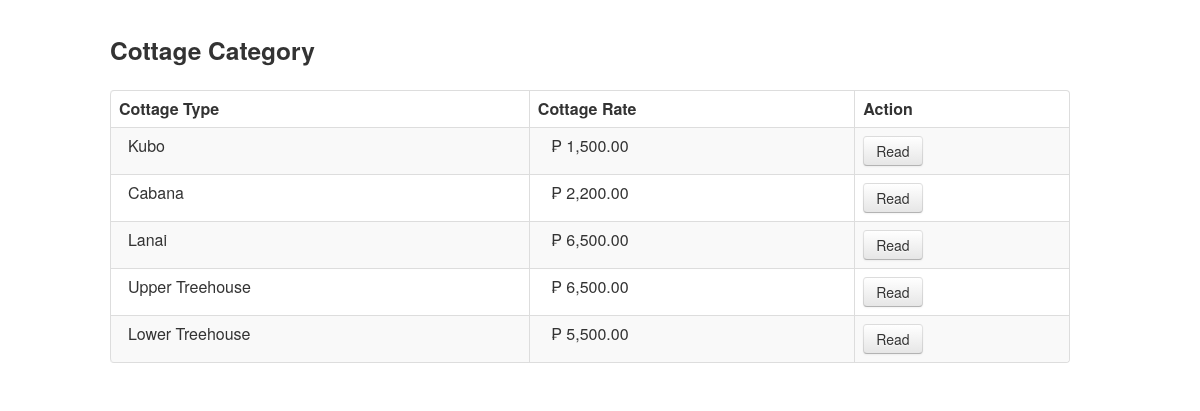
/function/index-cottagecategory.php, run on the app's committed database.
### tables this page shows
CREATE TABLE IF NOT EXISTS `cottagecategory` (
  `id` int(5) NOT NULL,
  `cottageType` varchar(30) NOT NULL,
  `cottageRate` varchar(255) NOT NULL
);

### function/index-cottagecategory.php (the view, shortened to what this page needs)
    <link   href="css/bootstrap.min.css" rel="stylesheet">
    <div class="container">
            <div class="row">
            <h3>Cottage Category</h3>
            </div>
            <div class="row">
              <div class="table-responsive">
                <table class="table table-striped table-bordered">
                      <thead>
                        <tr>
                          <th>Cottage Type</th>
                          <th>Cottage Rate</th>
                          <th>Action</th>
                        </tr>
                      </thead>
                      <tbody>
                      <?php
                       $qry = mysql_query("SELECT * FROM cottagecategory ORDER BY id ASC");
                       while($row = mysql_fetch_array($qry)) {
                                echo '<tr>';
                  echo '<td>'. '&nbsp;&nbsp;'. $row['cottageType'] . '</td>';
                  echo '<td>'. '&nbsp;&nbsp; &#x20b1; ' . number_format($row['cottageRate'],2) . '</td>';
                  echo '<td>';
                  echo '<a class="btn" href="index-cottage.php?id='.$row['id'].'">Read</a>';
                  echo '</td>';
                  echo '</tr>';
                       }
                      ?>
                      </tbody>
                </table>
      </div>
        </div>
    </div>
  </body>
</html>

### data on the page
cottagecategory: cottageType "Kubo", cottageRate "1,500.00"
cottagecategory: cottageType "Cabana", cottageRate "2,200.00"
cottagecategory: cottageType "Lanai", cottageRate "6,500.00"
cottagecategory: cottageType "Upper Treehouse", cottageRate "6,500.00"
cottagecategory: cottageType "Lower Treehouse", cottageRate "5,500.00"
